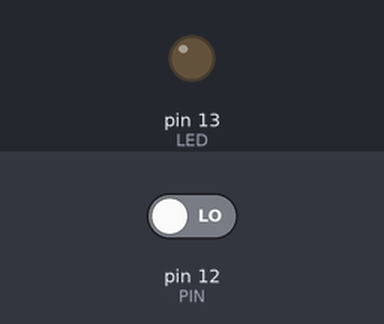
Bench run of a sketch on a simulated Arduino Uno, built with avr-gcc and run on an emulated ATmega328P. Parts: output pins drawn as LEDs (lit = HIGH). The inputs (shaded band) are chosen by the test bench; at power-on: pin 12 (PIN) LOW.

Above: at 1.2 s.
1.3 s: pin 12 (PIN) driven HIGH
At 1.9 s:
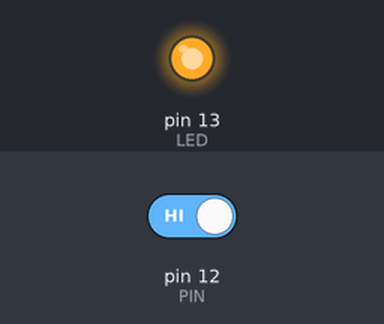
2.8 s: pin 12 (PIN) driven LOW
At 4.2 s:
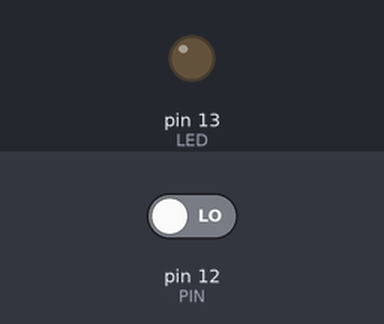
Timing chart, 0 to 5.8 s (numbered marks = the images above; inputs shaded):
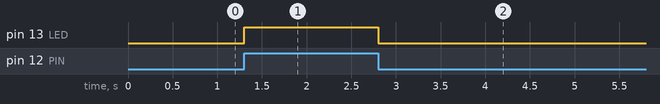

The sketch:

button.ino
```cpp
#define LED 13
#define PIN 12
int state = 0;
void setup() {
  // put your setup code here, to run once:
  pinMode(PIN, INPUT);
  pinMode(LED, OUTPUT);
}

void loop() {
  // put your main code here, to run repeatedly:
  if(digitalRead(PIN) == HIGH){
    digitalWrite(LED, HIGH);
    delay(100);
    state = 1;
  }else if(state == 1){
    state = 0;
    digitalWrite(LED, LOW);
    delay(100);
  }
}
```

Measured:
- after the input at 1.3 s, pin 13 (LED): LOW → HIGH at once
- after the input at 2.8 s, pin 13 (LED): HIGH → LOW at once
